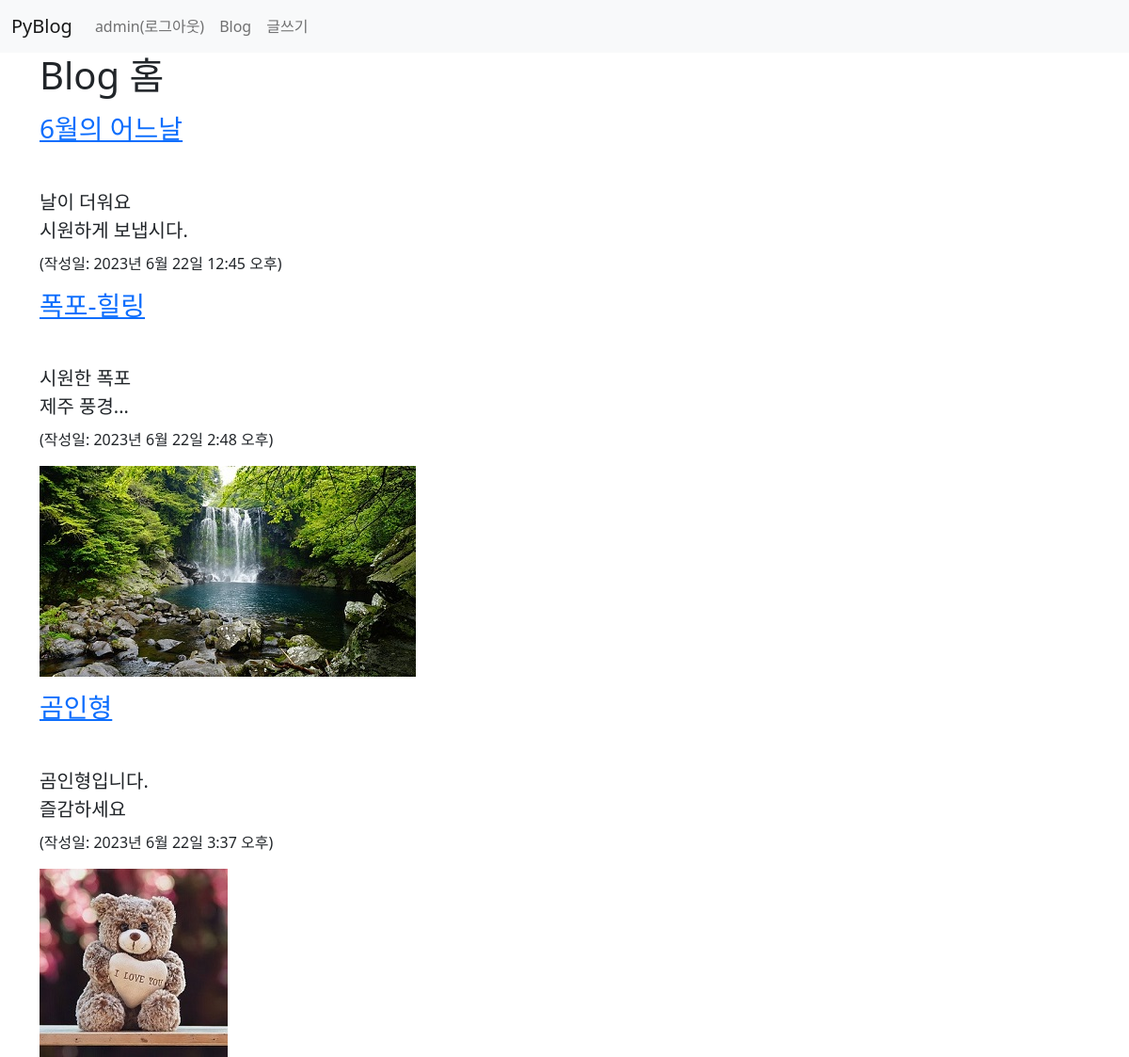
Page /blog/ (signed in) on the committed database.
### blog/models.py (models this page shows, shortened)
class Post(models.Model):
    title = models.CharField(max_length=100)  #제목
    content = models.TextField()              #내용
    pub_date = models.DateTimeField()         #발행일
    modify_date = models.DateTimeField(null=True, blank=True) #입력 폼이 비어도 됨
    photo = models.ImageField(upload_to='blog/images/%Y/%m/%d/',
                    null=True, blank=True)  #null 허용, 파일을 첨부하지 않을수 있음

### blog/views.py (the view)
# urls.py: path('', views.post_list, name='post_list'), # 목록
def post_list(request):
    post_list = Post.objects.all()
    context = {'post_list': post_list}
    return render(request, 'blog/post_list.html', context)

### templates/blog/post_list.html (shortened to what this page needs)
{% extends 'base.html' %}
{% block content %}
<div class="container">
    <h1>Blog 홈</h1>
    {% if post_list %}
        {% for post in post_list %}
            <h3 class="my-3">
                <a href="{% url 'blog:detail' post.id %}">
                    {{ post.title }}
                </a>
            </h3>
            <h5 style="white-space: pre-line; line-height: 1.5">
                {{ post.content }}
            </h5>
            <p>(작성일: {{ post.pub_date }})</p>
            {% if post.photo %}
                <img src="{{ post.photo.url }}">
            {% endif %}
        {% endfor %}
    {% else %}
        <p>포스트가 없습니다.</p>
    {% endif %}
</div>
{% endblock %}

### templates/navbar.html (shortened to what this page needs)
<nav class="navbar navbar-expand-lg navbar-light bg-light">
  <div class="container-fluid">
    <a class="navbar-brand" href="/">PyBlog</a>
    <div class="collapse navbar-collapse" id="navbarSupportedContent">
      <ul class="navbar-nav me-auto mb-2 mb-lg-0">
        {% if not user.is_authenticated %}
        <li class="nav-item">
          <a class="nav-link" href="{% url 'common:login' %}">로그인</a>
        </li>
        {% else %}
        <li class="nav-item">
          <a class="nav-link" href="{% url 'common:logout' %}">
            {{ user.username }}(로그아웃)
          </a>
        </li>
        {% endif %}
        <li class="nav-item">
          <a class="nav-link" href="{% url 'blog:post_list' %}">Blog</a>
        </li>
        <li class="nav-item">
          <a class="nav-link" href="{% url 'blog:post_create' %}">글쓰기</a>
        </li>
      </ul>
    </div>
  </div>
</nav>

### rows in the picture
Post: title "6월의 어느날", content "날이 더워요 시원하게 보냅시다.", pub_date "2023년 6월 22일 12:45 오후"
Post: title "폭포-힐링", content "시원한 폭포 제주 풍경...", pub_date "2023년 6월 22일 2:48 오후", photo (picture)
Post: title "곰인형", content "곰인형입니다. 즐감하세요", pub_date "2023년 6월 22일 3:37 오후", photo (picture)

### other values in the picture
{{ user.username }} "admin"
